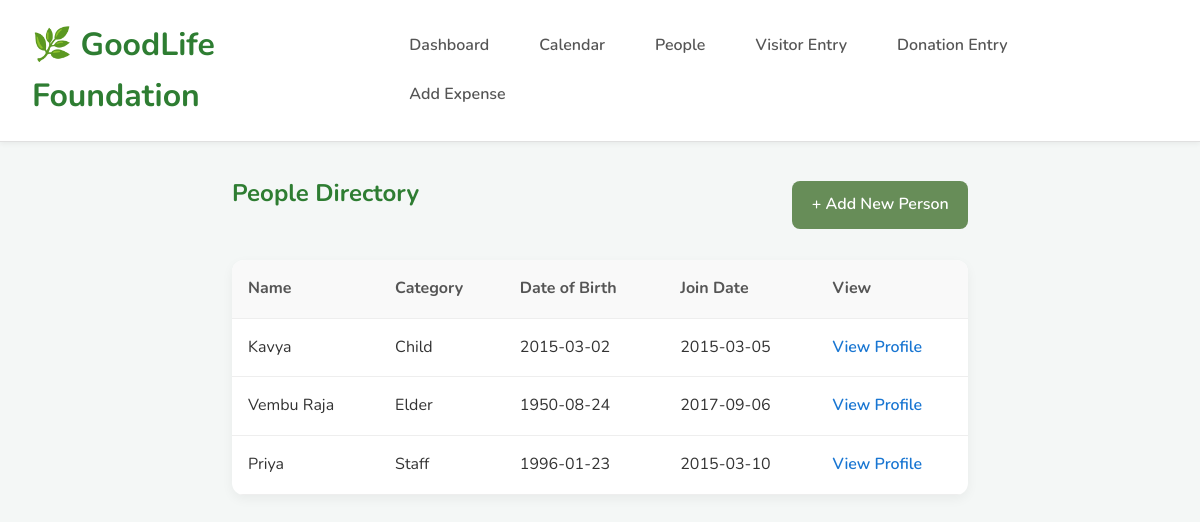
Screenshot of /people with the database file from the repository.
### tables this page shows
CREATE TABLE people (
                id INTEGER PRIMARY KEY AUTOINCREMENT,
                name TEXT NOT NULL,
                dob DATE,
                category TEXT NOT NULL,
                join_date DATE,
                notes TEXT
            );

### goodlife_admin.py (the view)
@app.route('/people')
def people_list():
    db = get_db()
    people = db.execute("SELECT * FROM people ORDER BY category, name").fetchall()
    return render_template('people_list.html', people=people)

### goodlife_admin.py (called while the page is built)
def get_db():
    if 'db' not in g:
        g.db = sqlite3.connect(DB_NAME)
        g.db.row_factory = sqlite3.Row
    return g.db

### templates/people_list.html (shortened to what this page needs)
{% extends "base.html" %}
{% block content %}
<div style="display: flex; justify-content: space-between; align-items: center; margin-bottom: 1.5rem;">
    <h2>People Directory</h2>
    <a href="/add_person" class="button-link"
       style="background-color: #678d58; color: white; padding: 0.7rem 1.2rem; border-radius: 8px; text-decoration: none; font-weight: 600;">
       + Add New Person
    </a>
</div>
<table class="people-table">
    <thead>
        <tr>
            <th>Name</th>
            <th>Category</th>
            <th>Date of Birth</th>
            <th>Join Date</th>
            <th>View</th>
        </tr>
    </thead>
    <tbody>
        {% for person in people %}
            <tr>
                <td>{{ person.name }}</td>
                <td>{{ person.category }}</td>
                <td>{{ person.dob or 'N/A' }}</td>
                <td>{{ person.join_date or 'N/A' }}</td>
                <td><a href="/person/{{ person.id }}">View Profile</a></td>
            </tr>
        {% else %}
            <tr>
                <td colspan="5" style="text-align: center; padding: 2rem;">No people found.</td>
            </tr>
        {% endfor %}
    </tbody>
</table>
{% endblock %}

### templates/base.html (shortened to what this page needs)
<!DOCTYPE html>
<html lang="en">
<head>
    <link rel="stylesheet" href="{{ url_for('static', filename='styles.css') }}">
</head>
<body>
    <header>
        <h1>🌿 GoodLife Foundation</h1>
        <nav>
            <a href="/finance">Dashboard</a>
            <a href="/calendar">Calendar</a>
            <a href="/people">People</a>
            <a href="/visitor">Visitor Entry</a>
            <a href="/donation">Donation Entry</a>
            <a href="/expense">Add Expense</a>
        </nav>
    </header>
    <main class="{{ main_class or '' }}">
        {% block content %}{% endblock %}
    </main>
</body>
</html>

### static/styles.css (style rules this page uses)
* { box-sizing: border-box; margin: 0; padding: 0; }
body { font-family: 'Nunito', 'Segoe UI', sans-serif; background-color: #f4f7f6; color: #333; line-height: 1.6; }
header { background-color: #ffffff; color: #333; padding: 1.2rem 2rem; display: flex; justify-content: space-between; align-items: center; border-bottom: 1px solid #e0e0e0; box-shadow: 0 2px 5px rgba(0, 0, 0, 0.05); }
header h1 { margin: 0; color: #2e7d32; font-weight: 700; }
nav { display: flex; gap: 0.5rem; flex-wrap: wrap; }
nav a { color: #555; text-decoration: none; margin: 0 5px; padding: 0.5rem 1rem; border-radius: 8px; font-weight: 600; transition: background-color 0.3s ease, color 0.3s ease; }
main { padding: 2rem; max-width: 800px; margin: auto; }
h2 { color: #2e7d32; margin-bottom: 1.5rem; text-align: center; font-weight: 700; }

### templates/people_list.html (style rules this page uses)
.people-table { width: 100%; border-collapse: collapse; background: #fff; border-radius: 12px; overflow: hidden; box-shadow: 0 4px 12px rgba(0,0,0,0.05); }
.people-table th, .people-table td { padding: 1rem; text-align: left; border-bottom: 1px solid #eee; }
.people-table th { background-color: #f9f9f9; font-weight: 700; color: #555; }
.people-table td a { color: #1976d2; text-decoration: none; font-weight: 600; }

### rows the page displays
people: name "Kavya", category "Child", dob "2015-03-02", join_date "2015-03-05"
people: name "Vembu Raja", category "Elder", dob "1950-08-24", join_date "2017-09-06"
people: name "Priya", category "Staff", dob "1996-01-23", join_date "2015-03-10"
